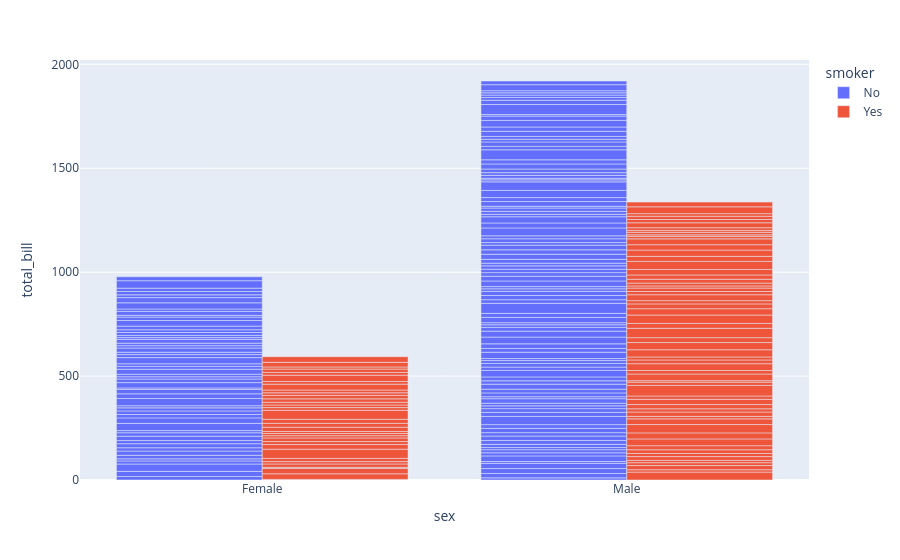

Here is the notebook cell this chart was saved with:
### Code cell
df = px.data.tips()
fig = px.bar(df, x="sex", y="total_bill", color="smoker", barmode="group")
fig.show()

### Figure 1 — Plotly figure (JSON) as saved in the notebook; plotly's stock layout.template omitted (floating-point values rounded to 4 significant figures; data arrays with more than 128 entries replaced by an {"elided": "..."} marker saying what was removed)
{"data": [{"alignmentgroup": "True", "hovertemplate": "smoker=No<br>sex=%{x}<br>total_bill=%{y}<extra></extra>", "legendgroup": "No", "marker": {"color": "#636efa", "pattern": {"shape": ""}}, "name": "No", "offsetgroup": "No", "orientation": "v", "showlegend": true, "textposition": "auto", "type": "bar", "x": {"elided": "151 str values"}, "xaxis": "x", "y": {"elided": "151 float values"}, "yaxis": "y"}, {"alignmentgroup": "True", "hovertemplate": "smoker=Yes<br>sex=%{x}<br>total_bill=%{y}<extra></extra>", "legendgroup": "Yes", "marker": {"color": "#EF553B", "pattern": {"shape": ""}}, "name": "Yes", "offsetgroup": "Yes", "orientation": "v", "showlegend": true, "textposition": "auto", "type": "bar", "x": ["Male", "Male", "Male", "Male", "Male", "Male", "Female", "Male", "Female", "Female", "Male", "Male", "Male", "Male", "Female", "Female", "Male", "Male", "Male", "Male", "Female", "Female", "Female", "Female", "Male", "Male", "Male", "Female", "Male", "Female", "Female", "Female", "Male", "Male", "Male", "Male", "Male", "Male", "Male", "Male", "Female", "Male", "Male", "Male", "Male", "Male", "Male", "Female", "Male", "Female", "Male", "Male", "Female", "Male", "Male", "Male", "Male", "Female", "Female", "Male", "Male", "Female", "Female", "Female", "Male", "Female", "Male", "Male", "Male", "Female", "Male", "Male", "Female", "Female", "Female", "Male", "Male", "Male", "Female", "Male", "Female", "Male", "Male", "Female", "Female", "Female", "Male", "Male", "Male", "Male", "Male", "Female", "Male"], "xaxis": "x", "y": [38.01, 11.24, 20.29, 13.81, 11.02, 18.29, 3.07, 15.01, 26.86, 25.28, 17.92, 19.44, 32.68, 28.97, 5.75, 16.32, 40.17, 27.28, 12.03, 21.01, 11.35, 15.38, 44.3, 22.42, 15.36, 20.49, 25.21, 14.31, 16, 17.51, 10.59, 10.63, 50.81, 15.81, 7.25, 31.85, 16.82, 32.9, 17.89, 14.48, 9.6, 34.63, 34.65, 23.33, 45.35, 23.17, 40.55, 20.9, 30.46, 18.15, 23.1, 15.69, 19.81, 28.44, 15.48, 16.58, 10.34, 43.11, 13, 13.51, 18.71, 12.74, 13, 16.4, 20.53, 16.47, 26.59, 38.73, 24.27, 12.76, 30.06, 25.89, 13.27, 28.17, 12.9, 28.15, 11.59, 7.74, 30.14, 12.16, 13.42, 8.58, 13.42, 16.27, 10.09, 22.12, 24.01, 15.69, 15.53, 12.6, 32.83, 27.18, 22.67], "yaxis": "y"}], "layout": {"barmode": "group", "legend": {"title": {"text": "smoker"}, "tracegroupgap": 0}, "margin": {"t": 60}, "xaxis": {"anchor": "y", "domain": [0, 1], "title": {"text": "sex"}}, "yaxis": {"anchor": "x", "domain": [0, 1], "title": {"text": "total_bill"}}}}
